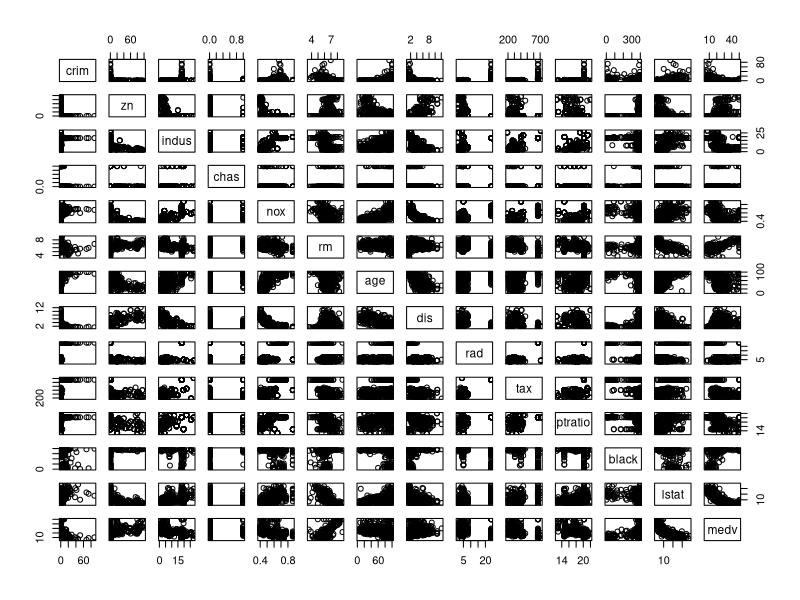
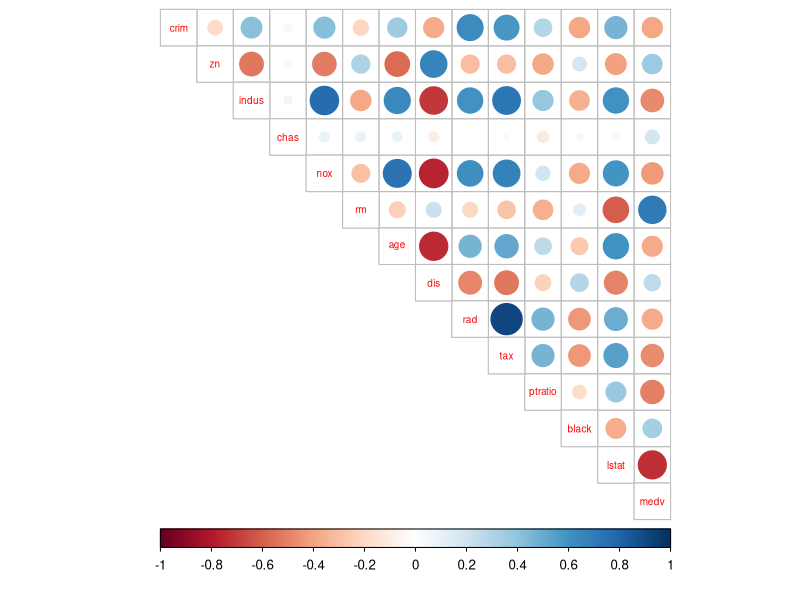
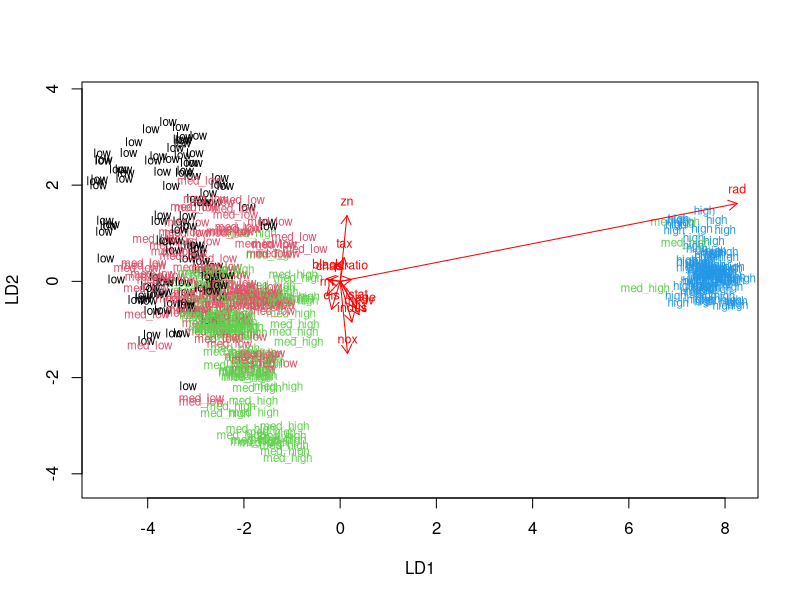
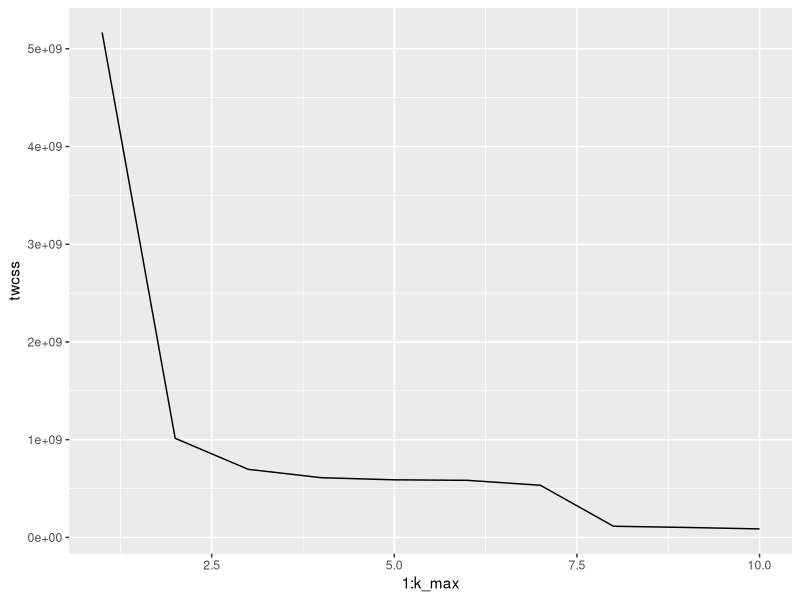
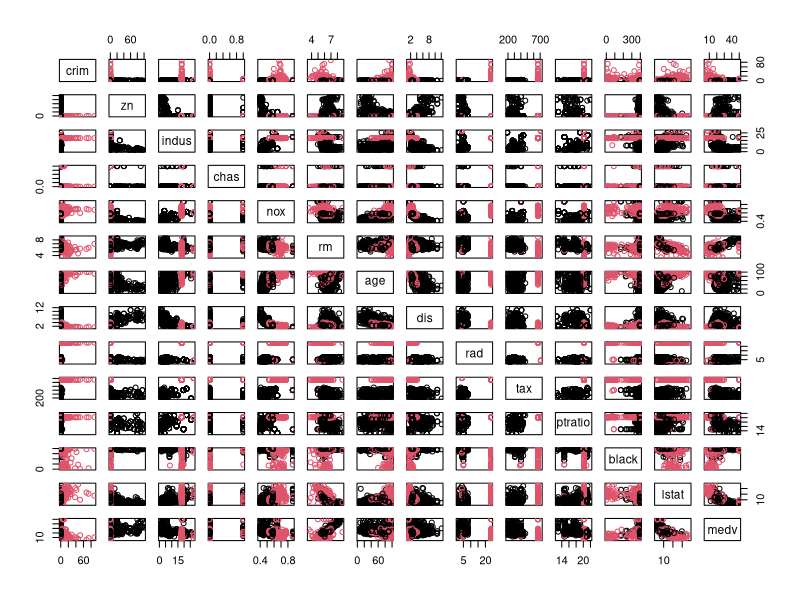

R code for these plots, in order:
## ---- chunk 1
knitr::opts_chunk$set(echo = TRUE)
## ---- chunk 2
library("dplyr")
library("ggplot2")
library(tidyr)
library(tidyverse)
library(corrplot)
library (MASS)
data(Boston)
str(Boston)
dim(Boston)
## ---- chunk 3
pairs(Boston)
summary(Boston)
cor_matrix<-cor(Boston) %>% round (digits = 2)
cor_matrix
corrplot(cor_matrix, method="circle", type = "upper", cl.pos = "b", tl.pos = "d", tl.cex = 0.6)
## ---- chunk 4
boston_scaled <- scale (Boston)
summary(boston_scaled)
boston_scaled <- as.data.frame(boston_scaled)
bins <- quantile (boston_scaled$crim)
bins
crime <- cut(boston_scaled$crim, breaks = bins, label = c("low", "med_low", "med_high", "high"), include.lowest = TRUE)
boston_scaled <- dplyr::select(boston_scaled, -crim)
boston_scaled <- data.frame(boston_scaled, crime)
## ---- chunk 5
n <- nrow(boston_scaled)
ind <- sample(n,  size = n * 0.8)
train <- boston_scaled[ind,]
test <- boston_scaled[-ind,]
correct_classes <- test$crime
test <- dplyr::select(test, -crime)
## ---- chunk 6
lda.fit <- lda (crime ~ ., data = train)
lda.fit
lda.graph <- function(x, myscale = 1, arrow_heads = 0.1, color = "red", tex = 0.75, choices = c(1,2)){
  heads <- coef(x)
  arrows(x0 = 0, y0 = 0, 
         x1 = myscale * heads[,choices[1]], 
         y1 = myscale * heads[,choices[2]], col=color, length = arrow_heads)
  text(myscale * heads[,choices], labels = row.names(heads), 
       cex = tex, col=color, pos=3)
}
classes <- as.numeric(train$crime)
plot(lda.fit, dimen = 2, col = classes, pch = classes)
lda.graph(lda.fit, myscale = 2)
## ---- chunk 7
lda.pred <- predict(lda.fit, newdata = test)
table(correct = correct_classes, predicted = lda.pred$class)
## ---- chunk 8
data ('Boston')
## ---- chunk 9
scale (Boston)
dist_eu <- dist(Boston)
## ---- chunk 10
km <- kmeans(dist_eu, centers = 5)
set.seed(123)
k_max <- 10
twcss <- sapply(1:k_max, function(k){kmeans(dist_eu, k)$tot.withinss})
qplot(x = 1:k_max, y = twcss, geom = 'line')
km <-kmeans(dist_eu, centers = 2)
pairs(Boston, col = km$cluster)
